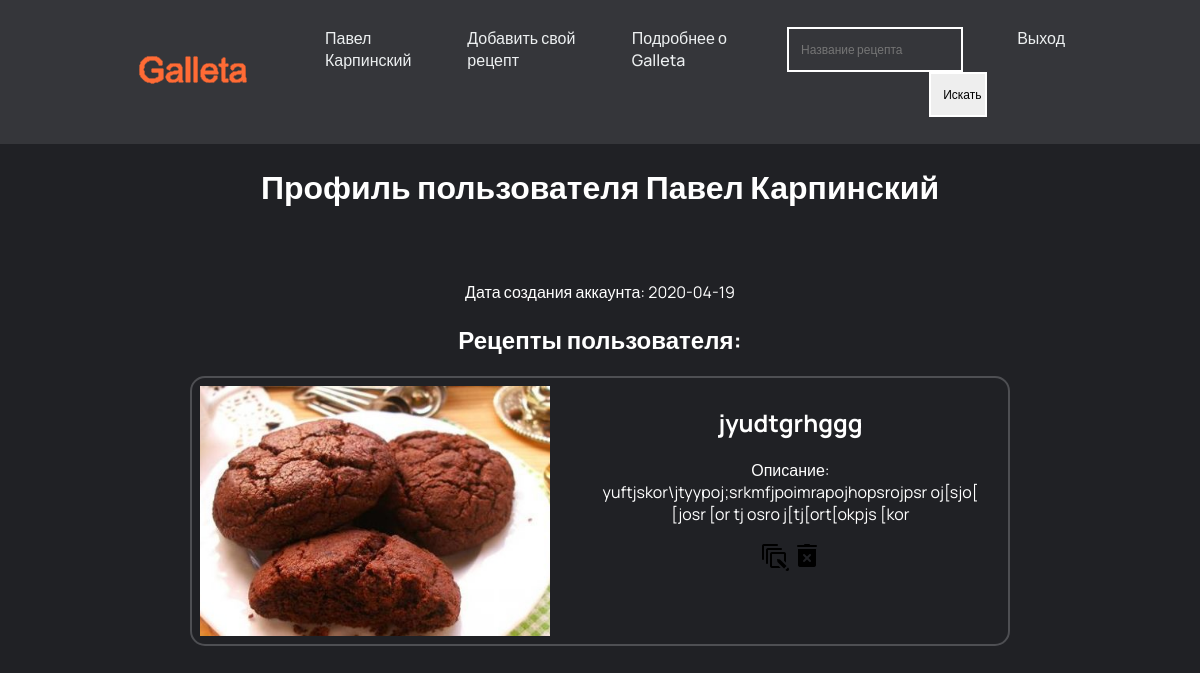
The app's page /user/1 (signed in) with its own data.
### data/models.py (models this page shows, shortened)
class User(SqlAlchemyBase, UserMixin, SerializerMixin):
    __tablename__ = 'users'
    id = sqlalchemy.Column(sqlalchemy.Integer,
                           primary_key=True, autoincrement=True)
    surname = sqlalchemy.Column(sqlalchemy.String, nullable=True)
    name = sqlalchemy.Column(sqlalchemy.String, nullable=True)
    age = sqlalchemy.Column(sqlalchemy.Integer, nullable=True)
    email = sqlalchemy.Column(sqlalchemy.String,
                              index=True, unique=True, nullable=True)
    hashed_password = sqlalchemy.Column(sqlalchemy.String, nullable=True)
    created_date = sqlalchemy.Column(sqlalchemy.DateTime,
                                     default=datetime.datetime.now)
    recipes = orm.relation("Recipe", back_populates='user')

class Recipe(SqlAlchemyBase, UserMixin, SerializerMixin):
    __tablename__ = 'recipes'
    id = sqlalchemy.Column(sqlalchemy.Integer,
                           primary_key=True, autoincrement=True)
    title = sqlalchemy.Column(sqlalchemy.String, nullable=True)
    ingredients = sqlalchemy.Column(sqlalchemy.String, nullable=True)
    steps = sqlalchemy.Column(sqlalchemy.String, nullable=True)
    photo = sqlalchemy.Column(sqlalchemy.String, nullable=True)
    about = sqlalchemy.Column(sqlalchemy.String, nullable=True)
    created_date = sqlalchemy.Column(sqlalchemy.DateTime,
                                     default=datetime.datetime.now)
    user_id = sqlalchemy.Column(sqlalchemy.Integer,
                                sqlalchemy.ForeignKey("users.id"))
    user = orm.relation('User')

### main.py (the view)
@app.route('/user/<int:user_id>')
def user(user_id):
    if current_user.is_authenticated:
        session = db_session.create_session()
        user = session.query(User).filter(User.id == user_id).first()
        recipes = session.query(Recipe).filter(Recipe.user_id == user_id).all()
        if recipes:
            return render_template('user_profile.html', user=user, recipes=recipes)
        else:
            recipe_message = 'У пользователя нет рецептов'
            return render_template('user_profile.html', user=user, recipes=recipes, recipe_message=recipe_message)
    else:
        message = 'Для просмотра профиля войдите или зарегистрируйтесь'
        return render_template('user_profile.html', message=message)

### data/db_session.py (called while the page is built)
def create_session() -> Session:
    global __factory
    return __factory()

### main.py (called while the page is built)
@login_manager.user_loader
def load_user(user_id):
    session = db_session.create_session()
    return session.query(User).get(user_id)

### templates/user_profile.html
{% extends "base.html" %}
{% block content %}
{% if message %}
<h1>{{ message }}</h1>
{% else %}
<h1>Профиль пользователя {{ user.name }} {{ user.surname }}</h1>
<center><p>Дата создания аккаунта: {{ user.created_date.date() }}</p></center>
{% if recipe_message %}
    <center><h2>{{ recipe_message }}</h2></center>
{% else %}
    <center><h2>Рецепты пользователя:</h2></center>
    {% for recipe in recipes %}
    <div class="mini-recipe">
        <div class="image">
            <img src="/{{ recipe.photo }}">
        </div>
        <div class="info">
            <a href="/recipe_page/{{ recipe.id }}"><h2>{{ recipe.title }}</h2></a>
            <p>Описание: {{ recipe.about }}</p>
            {% if current_user.is_authenticated and current_user == recipe.user or current_user.id == 1 %}
                <div class="btns">
                    <a class="delete-recipe-btn" href="/edit_recipe/{{ recipe.id }}"><img src="/static/img/edit_icon.png"></a>
                    <a class="edit-recipe-btn" href="/recipe_delete/{{ recipe.id }}"><img src="/static/img/delete_icon.png"></a>
                </div>
            {% endif %}
        </div>
    </div>
    {% endfor %}
{% endif %}
{% endif %}
{% endblock %}

### templates/base.html (shortened to what this page needs)
<!DOCTYPE html>
<html lang="en">
<head>
    <link rel="stylesheet" href="/static/css/style.css">
</head>
<body>
<header>
    <a class="logo" href="/home"><img src="/static/img/logo.png" alt="logo"></a>
            <nav>
                <ul class="nav__links">
                    {% if current_user.is_authenticated %}
                        <li><a href="/user/{{ current_user.id }}">{{ current_user.name }} {{ current_user.surname }}</a></li>
                        <li><a href="/add_recipe">Добавить свой рецепт</a></li>
                    {% else %}
                        <li><a href="/register">Регистрация</a></li>
                        <li><a href="/login">Вход</a></li>
                    {% endif %}
                    <li><a href="/about">Подробнее о Galleta</a></li>
                    <li><form class="search-form" method="GET">
                        <div class="search-box">
                            <input type="text" placeholder="Название рецепта" name="q" value="{{ request.args.get('q', '') }}">
                            <button type="submit">Искать</button>
                        </div>
                    </form></li>
                    {% if current_user.is_authenticated %}
                        <li><a href="/logout">Выход</a></li>
                    {% endif %}
                </ul>
            </nav>
</header>
<main role="main" class="content">
    {% block content %}{% endblock %}
</main>
</body>
</html>

### static/css/style.css (style rules this page uses)
h1 { family-font: "Manrope", sans-serif; color: white; text-align: center; padding-bottom: 50px; }
body { margin: 0; padding: 0; font-family: 'Manrope' ,sans-serif; background-color: #202125; }
.logo { text-align: center; }
header { display: flex; justify-content: flex-end; align-items: center; padding: 10px 10%; background-color: #35363A; }
.logo { margin-right: auto; }
.nav__links { list-style: none; display: flex; }
.nav__links a, .cta, .overlay__content a { font-family: "Manrope", sans-serif; font-weight: 500; color: #edf0f1; text-decoration: none; }
.nav__links li { padding: 1px 15px; }
.nav__links li a { transition: all 0.3s ease 0s; }
.mini-recipe { height: 250px; width: 800px; margin: auto; margin-bottom: 20px; border: 2px solid #4E4F53; border-radius: 15px; background-color: #202125; padding: .5rem; display: flex; flex-direction: column; }
.image { border-radius: 10px; width: 350px; height: 250px; position: relative; }
.image img { object-fit: cover; height: 100%; width: 100%; }
.info { background-color: #202125; width: 400px; height: 245px; text-align: center; position: absolute; left: 49.2%; }
.info a, h2 { text-decoration: none; color: white; transition: 0.3s ease 0s; }
.info h2, p { color: white; }
.search-box { margin-right: auto; }
.search-box input,button { font-family: "Manrope", sans-serif; border: 2px solid white; font-size: 12px; padding: 12px; background: transparent; color: white; }
.search-box button { width: 29%; background: #eee; color: black; float: right; }
.search-box button { transition: all 0.3s ease 0s; }

### records on screen
User: name "Павел", surname "Карпинский", created_date "2020-04-19"
Recipe: photo (picture), title "jyudtgrhggg", about "yuftjskor\\jtyypoj;srkmfjpoimrapojhopsrojpsr oj[sjo[ [josr [or tj osro j[tj[ort[okpjs [kor"
